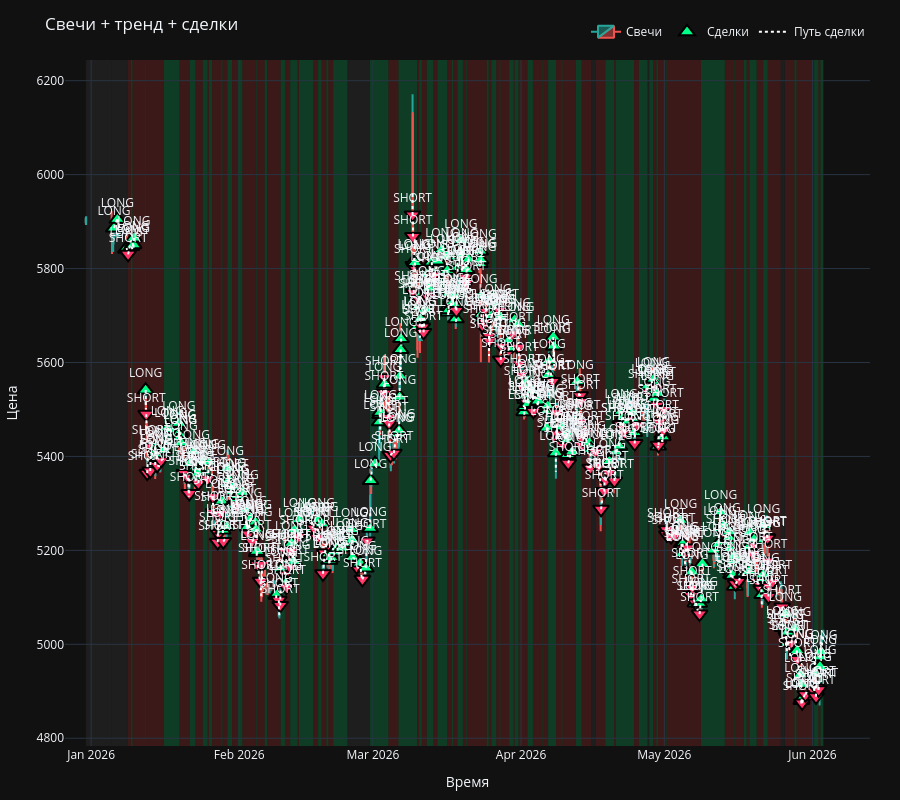

Source (notebook cell):
### Code cell
create_combined_trading_chart(df_sim_with_signals, 
                             trades_df_3, output_file = "ctc_lkoh_nn_1309.html")

### Figure 1 — Plotly figure (JSON) as saved in the notebook; plotly's stock layout.template omitted (floating-point values rounded to 4 significant figures; data arrays with more than 128 entries replaced by an {"elided": "..."} marker saying what was removed)
{"data": [{"close": {"elided": "2214 float values"}, "decreasing": {"line": {"color": "#EF5350"}}, "high": {"elided": "2214 float values"}, "increasing": {"line": {"color": "#26A69A"}}, "low": {"elided": "2214 float values"}, "name": "Свечи", "open": {"elided": "2214 float values"}, "type": "candlestick", "x": {"elided": "2214 str values"}}, {"hovertemplate": "%{text}<br>Время: %{x}<br>Цена: %{y}<extra></extra>", "marker": {"color": {"elided": "424 str values"}, "line": {"color": "black", "width": 2}, "size": 14, "symbol": {"elided": "424 str values"}}, "mode": "markers+text", "name": "Сделки", "text": {"elided": "424 str values"}, "textposition": "top center", "type": "scatter", "x": {"elided": "424 str values"}, "y": {"elided": "424 float values"}}, {"hoverinfo": "skip", "line": {"color": "white", "dash": "dot", "width": 2}, "mode": "lines", "name": "Путь сделки", "type": "scatter", "x": {"elided": "1272 str values"}, "y": {"elided": "1272 float values"}}], "layout": {"height": 800, "hovermode": "x unified", "legend": {"orientation": "h", "x": 1, "xanchor": "right", "y": 1.02, "yanchor": "bottom"}, "margin": {"b": 50, "l": 50, "r": 30, "t": 60}, "shapes": [{"fillcolor": "rgba(150, 150, 150, 0.10)", "layer": "below", "line": {"width": 0}, "opacity": 1, "type": "rect", "x0": "2025-12-30T21:00:00", "x1": "2025-12-30T22:00:00", "xref": "x", "y0": 0, "y1": 1, "yref": "y domain"}, {"fillcolor": "rgba(150, 150, 150, 0.10)", "layer": "below", "line": {"width": 0}, "opacity": 1, "type": "rect", "x0": "2025-12-30T22:00:00", "x1": "2025-12-30T23:00:00", "xref": "x", "y0": 0, "y1": 1, "yref": "y domain"}, {"fillcolor": "rgba(150, 150, 150, 0.10)", "layer": "below", "line": {"width": 0}, "opacity": 1, "type": "rect", "x0": "2025-12-30T23:00:00", "x1": "2026-01-05T06:00:00", "xref": "x", "y0": 0, "y1": 1, "yref": "y domain"}, {"fillcolor": "rgba(150, 150, 150, 0.10)", "layer": "below", "line": {"width": 0}, "opacity": 1, "type": "rect", "x0": "2026-01-05T06:00:00", "x1": "2026-01-08T16:00:00", "xref": "x", "y0": 0, "y1": 1, "yref": "y domain"}, {"fillcolor": "rgba(255, 60, 60, 0.18)", "layer": "below", "line": {"width": 0}, "opacity": 1, "type": "rect", "x0": "2026-01-08T16:00:00", "x1": "2026-01-09T08:00:00", "xref": "x", "y0": 0, "y1": 1, "yref": "y domain"}, {"fillcolor": "rgba(0, 255, 120, 0.18)", "layer": "below", "line": {"width": 0}, "opacity": 1, "type": "rect", "x0": "2026-01-09T08:00:00", "x1": "2026-01-09T16:00:00", "xref": "x", "y0": 0, "y1": 1, "yref": "y domain"}, {"fillcolor": "rgba(255, 60, 60, 0.18)", "layer": "below", "line": {"width": 0}, "opacity": 1, "type": "rect", "x0": "2026-01-09T16:00:00", "x1": "2026-01-12T09:00:00", "xref": "x", "y0": 0, "y1": 1, "yref": "y domain"}, {"fillcolor": "rgba(0, 255, 120, 0.18)", "layer": "below", "line": {"width": 0}, "opacity": 1, "type": "rect", "x0": "2026-01-12T09:00:00", "x1": "2026-01-12T12:00:00", "xref": "x", "y0": 0, "y1": 1, "yref": "y domain"}, {"fillcolor": "rgba(255, 60, 60, 0.18)", "layer": "below", "line": {"width": 0}, "opacity": 1, "type": "rect", "x0": "2026-01-12T12:00:00", "x1": "2026-01-16T06:00:00", "xref": "x", "y0": 0, "y1": 1, "yref": "y domain"}, {"fillcolor": "rgba(0, 255, 120, 0.18)", "layer": "below", "line": {"width": 0}, "opacity": 1, "type": "rect", "x0": "2026-01-16T06:00:00", "x1": "2026-01-19T12:00:00", "xref": "x", "y0": 0, "y1": 1, "yref": "y domain"}, {"fillcolor": "rgba(255, 60, 60, 0.18)", "layer": "below", "line": {"width": 0}, "opacity": 1, "type": "rect", "x0": "2026-01-19T12:00:00", "x1": "2026-01-21T16:00:00", "xref": "x", "y0": 0, "y1": 1, "yref": "y domain"}, {"fillcolor": "rgba(0, 255, 120, 0.18)", "layer": "below", "line": {"width": 0}, "opacity": 1, "type": "rect", "x0": "2026-01-21T16:00:00", "x1": "2026-01-22T20:00:00", "xref": "x", "y0": 0, "y1": 1, "yref": "y domain"}, {"fillcolor": "rgba(255, 60, 60, 0.18)", "layer": "below", "line": {"width": 0}, "opacity": 1, "type": "rect", "x0": "2026-01-22T20:00:00", "x1": "2026-01-24T09:00:00", "xref": "x", "y0": 0, "y1": 1, "yref": "y domain"}, {"fillcolor": "rgba(0, 255, 120, 0.18)", "layer": "below", "line": {"width": 0}, "opacity": 1, "type": "rect", "x0": "2026-01-24T09:00:00", "x1": "2026-01-25T09:00:00", "xref": "x", "y0": 0, "y1": 1, "yref": "y domain"}, {"fillcolor": "rgba(255, 60, 60, 0.18)", "layer": "below", "line": {"width": 0}, "opacity": 1, "type": "rect", "x0": "2026-01-25T09:00:00", "x1": "2026-01-25T16:00:00", "xref": "x", "y0": 0, "y1": 1, "yref": "y domain"}, {"fillcolor": "rgba(0, 255, 120, 0.18)", "layer": "below", "line": {"width": 0}, "opacity": 1, "type": "rect", "x0": "2026-01-25T16:00:00", "x1": "2026-01-26T08:00:00", "xref": "x", "y0": 0, "y1": 1, "yref": "y domain"}, {"fillcolor": "rgba(255, 60, 60, 0.18)", "layer": "below", "line": {"width": 0}, "opacity": 1, "type": "rect", "x0": "2026-01-26T08:00:00", "x1": "2026-01-28T06:00:00", "xref": "x", "y0": 0, "y1": 1, "yref": "y domain"}, {"fillcolor": "rgba(0, 255, 120, 0.18)", "layer": "below", "line": {"width": 0}, "opacity": 1, "type": "rect", "x0": "2026-01-28T06:00:00", "x1": "2026-01-28T12:00:00", "xref": "x", "y0": 0, "y1": 1, "yref": "y domain"}, {"fillcolor": "rgba(255, 60, 60, 0.18)", "layer": "below", "line": {"width": 0}, "opacity": 1, "type": "rect", "x0": "2026-01-28T12:00:00", "x1": "2026-01-29T12:00:00", "xref": "x", "y0": 0, "y1": 1, "yref": "y domain"}, {"fillcolor": "rgba(0, 255, 120, 0.18)", "layer": "below", "line": {"width": 0}, "opacity": 1, "type": "rect", "x0": "2026-01-29T12:00:00", "x1": "2026-01-30T12:00:00", "xref": "x", "y0": 0, "y1": 1, "yref": "y domain"}, {"fillcolor": "rgba(255, 60, 60, 0.18)", "layer": "below", "line": {"width": 0}, "opacity": 1, "type": "rect", "x0": "2026-01-30T12:00:00", "x1": "2026-01-31T16:00:00", "xref": "x", "y0": 0, "y1": 1, "yref": "y domain"}, {"fillcolor": "rgba(0, 255, 120, 0.18)", "layer": "below", "line": {"width": 0}, "opacity": 1, "type": "rect", "x0": "2026-01-31T16:00:00", "x1": "2026-02-01T16:00:00", "xref": "x", "y0": 0, "y1": 1, "yref": "y domain"}, {"fillcolor": "rgba(255, 60, 60, 0.18)", "layer": "below", "line": {"width": 0}, "opacity": 1, "type": "rect", "x0": "2026-02-01T16:00:00", "x1": "2026-02-02T06:00:00", "xref": "x", "y0": 0, "y1": 1, "yref": "y domain"}, {"fillcolor": "rgba(0, 255, 120, 0.18)", "layer": "below", "line": {"width": 0}, "opacity": 1, "type": "rect", "x0": "2026-02-02T06:00:00", "x1": "2026-02-02T08:00:00", "xref": "x", "y0": 0, "y1": 1, "yref": "y domain"}, {"fillcolor": "rgba(255, 60, 60, 0.18)", "layer": "below", "line": {"width": 0}, "opacity": 1, "type": "rect", "x0": "2026-02-02T08:00:00", "x1": "2026-02-04T12:00:00", "xref": "x", "y0": 0, "y1": 1, "yref": "y domain"}, {"fillcolor": "rgba(0, 255, 120, 0.18)", "layer": "below", "line": {"width": 0}, "opacity": 1, "type": "rect", "x0": "2026-02-04T12:00:00", "x1": "2026-02-04T16:00:00", "xref": "x", "y0": 0, "y1": 1, "yref": "y domain"}, {"fillcolor": "rgba(255, 60, 60, 0.18)", "layer": "below", "line": {"width": 0}, "opacity": 1, "type": "rect", "x0": "2026-02-04T16:00:00", "x1": "2026-02-06T08:00:00", "xref": "x", "y0": 0, "y1": 1, "yref": "y domain"}, {"fillcolor": "rgba(0, 255, 120, 0.18)", "layer": "below", "line": {"width": 0}, "opacity": 1, "type": "rect", "x0": "2026-02-06T08:00:00", "x1": "2026-02-06T20:00:00", "xref": "x", "y0": 0, "y1": 1, "yref": "y domain"}, {"fillcolor": "rgba(255, 60, 60, 0.18)", "layer": "below", "line": {"width": 0}, "opacity": 1, "type": "rect", "x0": "2026-02-06T20:00:00", "x1": "2026-02-09T16:00:00", "xref": "x", "y0": 0, "y1": 1, "yref": "y domain"}, {"fillcolor": "rgba(0, 255, 120, 0.18)", "layer": "below", "line": {"width": 0}, "opacity": 1, "type": "rect", "x0": "2026-02-09T16:00:00", "x1": "2026-02-10T16:00:00", "xref": "x", "y0": 0, "y1": 1, "yref": "y domain"}, {"fillcolor": "rgba(255, 60, 60, 0.18)", "layer": "below", "line": {"width": 0}, "opacity": 1, "type": "rect", "x0": "2026-02-10T16:00:00", "x1": "2026-02-11T16:00:00", "xref": "x", "y0": 0, "y1": 1, "yref": "y domain"}, {"fillcolor": "rgba(0, 255, 120, 0.18)", "layer": "below", "line": {"width": 0}, "opacity": 1, "type": "rect", "x0": "2026-02-11T16:00:00", "x1": "2026-02-13T06:00:00", "xref": "x", "y0": 0, "y1": 1, "yref": "y domain"}, {"fillcolor": "rgba(255, 60, 60, 0.18)", "layer": "below", "line": {"width": 0}, "opacity": 1, "type": "rect", "x0": "2026-02-13T06:00:00", "x1": "2026-02-13T12:00:00", "xref": "x", "y0": 0, "y1": 1, "yref": "y domain"}, {"fillcolor": "rgba(0, 255, 120, 0.18)", "layer": "below", "line": {"width": 0}, "opacity": 1, "type": "rect", "x0": "2026-02-13T12:00:00", "x1": "2026-02-16T12:00:00", "xref": "x", "y0": 0, "y1": 1, "yref": "y domain"}, {"fillcolor": "rgba(255, 60, 60, 0.18)", "layer": "below", "line": {"width": 0}, "opacity": 1, "type": "rect", "x0": "2026-02-16T12:00:00", "x1": "2026-02-17T12:00:00", "xref": "x", "y0": 0, "y1": 1, "yref": "y domain"}, {"fillcolor": "rgba(0, 255, 120, 0.18)", "layer": "below", "line": {"width": 0}, "opacity": 1, "type": "rect", "x0": "2026-02-17T12:00:00", "x1": "2026-02-18T06:00:00", "xref": "x", "y0": 0, "y1": 1, "yref": "y domain"}, {"fillcolor": "rgba(255, 60, 60, 0.18)", "layer": "below", "line": {"width": 0}, "opacity": 1, "type": "rect", "x0": "2026-02-18T06:00:00", "x1": "2026-02-19T06:00:00", "xref": "x", "y0": 0, "y1": 1, "yref": "y domain"}, {"fillcolor": "rgba(0, 255, 120, 0.18)", "layer": "below", "line": {"width": 0}, "opacity": 1, "type": "rect", "x0": "2026-02-19T06:00:00", "x1": "2026-02-19T16:00:00", "xref": "x", "y0": 0, "y1": 1, "yref": "y domain"}, {"fillcolor": "rgba(255, 60, 60, 0.18)", "layer": "below", "line": {"width": 0}, "opacity": 1, "type": "rect", "x0": "2026-02-19T16:00:00", "x1": "2026-02-20T16:00:00", "xref": "x", "y0": 0, "y1": 1, "yref": "y domain"}, {"fillcolor": "rgba(0, 255, 120, 0.18)", "layer": "below", "line": {"width": 0}, "opacity": 1, "type": "rect", "x0": "2026-02-20T16:00:00", "x1": "2026-02-23T16:00:00", "xref": "x", "y0": 0, "y1": 1, "yref": "y domain"}, {"fillcolor": "rgba(150, 150, 150, 0.10)", "layer": "below", "line": {"width": 0}, "opacity": 1, "type": "rect", "x0": "2026-02-23T16:00:00", "x1": "2026-02-28T09:00:00", "xref": "x", "y0": 0, "y1": 1, "yref": "y domain"}, {"fillcolor": "rgba(0, 255, 120, 0.18)", "layer": "below", "line": {"width": 0}, "opacity": 1, "type": "rect", "x0": "2026-02-28T09:00:00", "x1": "2026-03-04T06:00:00", "xref": "x", "y0": 0, "y1": 1, "yref": "y domain"}, {"fillcolor": "rgba(255, 60, 60, 0.18)", "layer": "below", "line": {"width": 0}, "opacity": 1, "type": "rect", "x0": "2026-03-04T06:00:00", "x1": "2026-03-06T08:00:00", "xref": "x", "y0": 0, "y1": 1, "yref": "y domain"}, {"fillcolor": "rgba(0, 255, 120, 0.18)", "layer": "below", "line": {"width": 0}, "opacity": 1, "type": "rect", "x0": "2026-03-06T08:00:00", "x1": "2026-03-10T06:00:00", "xref": "x", "y0": 0, "y1": 1, "yref": "y domain"}, {"fillcolor": "rgba(255, 60, 60, 0.18)", "layer": "below", "line": {"width": 0}, "opacity": 1, "type": "rect", "x0": "2026-03-10T06:00:00", "x1": "2026-03-10T16:00:00", "xref": "x", "y0": 0, "y1": 1, "yref": "y domain"}, {"fillcolor": "rgba(0, 255, 120, 0.18)", "layer": "below", "line": {"width": 0}, "opacity": 1, "type": "rect", "x0": "2026-03-10T16:00:00", "x1": "2026-03-11T06:00:00", "xref": "x", "y0": 0, "y1": 1, "yref": "y domain"}, {"fillcolor": "rgba(255, 60, 60, 0.18)", "layer": "below", "line": {"width": 0}, "opacity": 1, "type": "rect", "x0": "2026-03-11T06:00:00", "x1": "2026-03-12T06:00:00", "xref": "x", "y0": 0, "y1": 1, "yref": "y domain"}, {"fillcolor": "rgba(0, 255, 120, 0.18)", "layer": "below", "line": {"width": 0}, "opacity": 1, "type": "rect", "x0": "2026-03-12T06:00:00", "x1": "2026-03-13T16:00:00", "xref": "x", "y0": 0, "y1": 1, "yref": "y domain"}, {"fillcolor": "rgba(255, 60, 60, 0.18)", "layer": "below", "line": {"width": 0}, "opacity": 1, "type": "rect", "x0": "2026-03-13T16:00:00", "x1": "2026-03-14T12:00:00", "xref": "x", "y0": 0, "y1": 1, "yref": "y domain"}, {"fillcolor": "rgba(0, 255, 120, 0.18)", "layer": "below", "line": {"width": 0}, "opacity": 1, "type": "rect", "x0": "2026-03-14T12:00:00", "x1": "2026-03-16T12:00:00", "xref": "x", "y0": 0, "y1": 1, "yref": "y domain"}, {"fillcolor": "rgba(255, 60, 60, 0.18)", "layer": "below", "line": {"width": 0}, "opacity": 1, "type": "rect", "x0": "2026-03-16T12:00:00", "x1": "2026-03-17T12:00:00", "xref": "x", "y0": 0, "y1": 1, "yref": "y domain"}, {"fillcolor": "rgba(0, 255, 120, 0.18)", "layer": "below", "line": {"width": 0}, "opacity": 1, "type": "rect", "x0": "2026-03-17T12:00:00", "x1": "2026-03-17T20:00:00", "xref": "x", "y0": 0, "y1": 1, "yref": "y domain"}, {"fillcolor": "rgba(255, 60, 60, 0.18)", "layer": "below", "line": {"width": 0}, "opacity": 1, "type": "rect", "x0": "2026-03-17T20:00:00", "x1": "2026-03-18T16:00:00", "xref": "x", "y0": 0, "y1": 1, "yref": "y domain"}, {"fillcolor": "rgba(0, 255, 120, 0.18)", "layer": "below", "line": {"width": 0}, "opacity": 1, "type": "rect", "x0": "2026-03-18T16:00:00", "x1": "2026-03-19T20:00:00", "xref": "x", "y0": 0, "y1": 1, "yref": "y domain"}, {"fillcolor": "rgba(255, 60, 60, 0.18)", "layer": "below", "line": {"width": 0}, "opacity": 1, "type": "rect", "x0": "2026-03-19T20:00:00", "x1": "2026-03-20T12:00:00", "xref": "x", "y0": 0, "y1": 1, "yref": "y domain"}, {"fillcolor": "rgba(0, 255, 120, 0.18)", "layer": "below", "line": {"width": 0}, "opacity": 1, "type": "rect", "x0": "2026-03-20T12:00:00", "x1": "2026-03-20T16:00:00", "xref": "x", "y0": 0, "y1": 1, "yref": "y domain"}, {"fillcolor": "rgba(255, 60, 60, 0.18)", "layer": "below", "line": {"width": 0}, "opacity": 1, "type": "rect", "x0": "2026-03-20T16:00:00", "x1": "2026-03-24T20:00:00", "xref": "x", "y0": 0, "y1": 1, "yref": "y domain"}, {"fillcolor": "rgba(0, 255, 120, 0.18)", "layer": "below", "line": {"width": 0}, "opacity": 1, "type": "rect", "x0": "2026-03-24T20:00:00", "x1": "2026-03-25T06:00:00", "xref": "x", "y0": 0, "y1": 1, "yref": "y domain"}, {"fillcolor": "rgba(255, 60, 60, 0.18)", "layer": "below", "line": {"width": 0}, "opacity": 1, "type": "rect", "x0": "2026-03-25T06:00:00", "x1": "2026-03-25T20:00:00", "xref": "x", "y0": 0, "y1": 1, "yref": "y domain"}, {"fillcolor": "rgba(0, 255, 120, 0.18)", "layer": "below", "line": {"width": 0}, "opacity": 1, "type": "rect", "x0": "2026-03-25T20:00:00", "x1": "2026-03-26T20:00:00", "xref": "x", "y0": 0, "y1": 1, "yref": "y domain"}, {"fillcolor": "rgba(255, 60, 60, 0.18)", "layer": "below", "line": {"width": 0}, "opacity": 1, "type": "rect", "x0": "2026-03-26T20:00:00", "x1": "2026-03-27T12:00:00", "xref": "x", "y0": 0, "y1": 1, "yref": "y domain"}, {"fillcolor": "rgba(0, 255, 120, 0.18)", "layer": "below", "line": {"width": 0}, "opacity": 1, "type": "rect", "x0": "2026-03-27T12:00:00", "x1": "2026-03-27T16:00:00", "xref": "x", "y0": 0, "y1": 1, "yref": "y domain"}, {"fillcolor": "rgba(255, 60, 60, 0.18)", "layer": "below", "line": {"width": 0}, "opacity": 1, "type": "rect", "x0": "2026-03-27T16:00:00", "x1": "2026-03-29T12:00:00", "xref": "x", "y0": 0, "y1": 1, "yref": "y domain"}, {"fillcolor": "rgba(0, 255, 120, 0.18)", "layer": "below", "line": {"width": 0}, "opacity": 1, "type": "rect", "x0": "2026-03-29T12:00:00", "x1": "2026-03-30T12:00:00", "xref": "x", "y0": 0, "y1": 1, "yref": "y domain"}, {"fillcolor": "rgba(255, 60, 60, 0.18)", "layer": "below", "line": {"width": 0}, "opacity": 1, "type": "rect", "x0": "2026-03-30T12:00:00", "x1": "2026-03-30T16:00:00", "xref": "x", "y0": 0, "y1": 1, "yref": "y domain"}, {"fillcolor": "rgba(0, 255, 120, 0.18)", "layer": "below", "line": {"width": 0}, "opacity": 1, "type": "rect", "x0": "2026-03-30T16:00:00", "x1": "2026-03-31T12:00:00", "xref": "x", "y0": 0, "y1": 1, "yref": "y domain"}, {"fillcolor": "rgba(255, 60, 60, 0.18)", "layer": "below", "line": {"width": 0}, "opacity": 1, "type": "rect", "x0": "2026-03-31T12:00:00", "x1": "2026-04-02T08:00:00", "xref": "x", "y0": 0, "y1": 1, "yref": "y domain"}, {"fillcolor": "rgba(0, 255, 120, 0.18)", "layer": "below", "line": {"width": 0}, "opacity": 1, "type": "rect", "x0": "2026-04-02T08:00:00", "x1": "2026-04-03T12:00:00", "xref": "x", "y0": 0, "y1": 1, "yref": "y domain"}, {"fillcolor": "rgba(255, 60, 60, 0.18)", "layer": "below", "line": {"width": 0}, "opacity": 1, "type": "rect", "x0": "2026-04-03T12:00:00", "x1": "2026-04-05T09:00:00", "xref": "x", "y0": 0, "y1": 1, "yref": "y domain"}, {"fillcolor": "rgba(0, 255, 120, 0.18)", "layer": "below", "line": {"width": 0}, "opacity": 1, "type": "rect", "x0": "2026-04-05T09:00:00", "x1": "2026-04-05T12:00:00", "xref": "x", "y0": 0, "y1": 1, "yref": "y domain"}, {"fillcolor": "rgba(255, 60, 60, 0.18)", "layer": "below", "line": {"width": 0}, "opacity": 1, "type": "rect", "x0": "2026-04-05T12:00:00", "x1": "2026-04-06T16:00:00", "xref": "x", "y0": 0, "y1": 1, "yref": "y domain"}, {"fillcolor": "rgba(0, 255, 120, 0.18)", "layer": "below", "line": {"width": 0}, "opacity": 1, "type": "rect", "x0": "2026-04-06T16:00:00", "x1": "2026-04-08T08:00:00", "xref": "x", "y0": 0, "y1": 1, "yref": "y domain"}, {"fillcolor": "rgba(255, 60, 60, 0.18)", "layer": "below", "line": {"width": 0}, "opacity": 1, "type": "rect", "x0": "2026-04-08T08:00:00", "x1": "2026-04-09T12:00:00", "xref": "x", "y0": 0, "y1": 1, "yref": "y domain"}, {"fillcolor": "rgba(0, 255, 120, 0.18)", "layer": "below", "line": {"width": 0}, "opacity": 1, "type": "rect", "x0": "2026-04-09T12:00:00", "x1": "2026-04-09T16:00:00", "xref": "x", "y0": 0, "y1": 1, "yref": "y domain"}, {"fillcolor": "rgba(255, 60, 60, 0.18)", "layer": "below", "line": {"width": 0}, "opacity": 1, "type": "rect", "x0": "2026-04-09T16:00:00", "x1": "2026-04-12T12:00:00", "xref": "x", "y0": 0, "y1": 1, "yref": "y domain"}, {"fillcolor": "rgba(0, 255, 120, 0.18)", "layer": "below", "line": {"width": 0}, "opacity": 1, "type": "rect", "x0": "2026-04-12T12:00:00", "x1": "2026-04-13T16:00:00", "xref": "x", "y0": 0, "y1": 1, "yref": "y domain"}, {"fillcolor": "rgba(255, 60, 60, 0.18)", "layer": "below", "line": {"width": 0}, "opacity": 1, "type": "rect", "x0": "2026-04-13T16:00:00", "x1": "2026-04-15T16:00:00", "xref": "x", "y0": 0, "y1": 1, "yref": "y domain"}, {"fillcolor": "rgba(150, 150, 150, 0.10)", "layer": "below", "line": {"width": 0}, "opacity": 1, "type": "rect", "x0": "2026-04-15T16:00:00", "x1": "2026-04-16T16:00:00", "xref": "x", "y0": 0, "y1": 1, "yref": "y domain"}, {"fillcolor": "rgba(255, 60, 60, 0.18)", "layer": "below", "line": {"width": 0}, "opacity": 1, "type": "rect", "x0": "2026-04-16T16:00:00", "x1": "2026-04-18T16:00:00", "xref": "x", "y0": 0, "y1": 1, "yref": "y domain"}, {"fillcolor": "rgba(0, 255, 120, 0.18)", "layer": "below", "line": {"width": 0}, "opacity": 1, "type": "rect", "x0": "2026-04-18T16:00:00", "x1": "2026-04-20T12:00:00", "xref": "x", "y0": 0, "y1": 1, "yref": "y domain"}, {"fillcolor": "rgba(255, 60, 60, 0.18)", "layer": "below", "line": {"width": 0}, "opacity": 1, "type": "rect", "x0": "2026-04-20T12:00:00", "x1": "2026-04-20T20:00:00", "xref": "x", "y0": 0, "y1": 1, "yref": "y domain"}, {"fillcolor": "rgba(0, 255, 120, 0.18)", "layer": "below", "line": {"width": 0}, "opacity": 1, "type": "rect", "x0": "2026-04-20T20:00:00", "x1": "2026-04-24T16:00:00", "xref": "x", "y0": 0, "y1": 1, "yref": "y domain"}, {"fillcolor": "rgba(255, 60, 60, 0.18)", "layer": "below", "line": {"width": 0}, "opacity": 1, "type": "rect", "x0": "2026-04-24T16:00:00", "x1": "2026-04-25T16:00:00", "xref": "x", "y0": 0, "y1": 1, "yref": "y domain"}, {"fillcolor": "rgba(0, 255, 120, 0.18)", "layer": "below", "line": {"width": 0}, "opacity": 1, "type": "rect", "x0": "2026-04-25T16:00:00", "x1": "2026-04-27T12:00:00", "xref": "x", "y0": 0, "y1": 1, "yref": "y domain"}, {"fillcolor": "rgba(150, 150, 150, 0.10)", "layer": "below", "line": {"width": 0}, "opacity": 1, "type": "rect", "x0": "2026-04-27T12:00:00", "x1": "2026-04-27T20:00:00", "xref": "x", "y0": 0, "y1": 1, "yref": "y domain"}, {"fillcolor": "rgba(0, 255, 120, 0.18)", "layer": "below", "line": {"width": 0}, "opacity": 1, "type": "rect", "x0": "2026-04-27T20:00:00", "x1": "2026-04-28T16:00:00", "xref": "x", "y0": 0, "y1": 1, "yref": "y domain"}, {"fillcolor": "rgba(255, 60, 60, 0.18)", "layer": "below", "line": {"width": 0}, "opacity": 1, "type": "rect", "x0": "2026-04-28T16:00:00", "x1": "2026-04-29T08:00:00", "xref": "x", "y0": 0, "y1": 1, "yref": "y domain"}, {"fillcolor": "rgba(0, 255, 120, 0.18)", "layer": "below", "line": {"width": 0}, "opacity": 1, "type": "rect", "x0": "2026-04-29T08:00:00", "x1": "2026-04-29T16:00:00", "xref": "x", "y0": 0, "y1": 1, "yref": "y domain"}, {"fillcolor": "rgba(255, 60, 60, 0.18)", "layer": "below", "line": {"width": 0}, "opacity": 1, "type": "rect", "x0": "2026-04-29T16:00:00", "x1": "2026-05-01T09:00:00", "xref": "x", "y0": 0, "y1": 1, "yref": "y domain"}, {"fillcolor": "rgba(0, 255, 120, 0.18)", "layer": "below", "line": {"width": 0}, "opacity": 1, "type": "rect", "x0": "2026-05-01T09:00:00", "x1": "2026-05-01T12:00:00", "xref": "x", "y0": 0, "y1": 1, "yref": "y domain"}, {"fillcolor": "rgba(255, 60, 60, 0.18)", "layer": "below", "line": {"width": 0}, "opacity": 1, "type": "rect", "x0": "2026-05-01T12:00:00", "x1": "2026-05-08T16:00:00", "xref": "x", "y0": 0, "y1": 1, "yref": "y domain"}, {"fillcolor": "rgba(0, 255, 120, 0.18)", "layer": "below", "line": {"width": 0}, "opacity": 1, "type": "rect", "x0": "2026-05-08T16:00:00", "x1": "2026-05-13T16:00:00", "xref": "x", "y0": 0, "y1": 1, "yref": "y domain"}, {"fillcolor": "rgba(255, 60, 60, 0.18)", "layer": "below", "line": {"width": 0}, "opacity": 1, "type": "rect", "x0": "2026-05-13T16:00:00", "x1": "2026-05-15T16:00:00", "xref": "x", "y0": 0, "y1": 1, "yref": "y domain"}, {"fillcolor": "rgba(0, 255, 120, 0.18)", "layer": "below", "line": {"width": 0}, "opacity": 1, "type": "rect", "x0": "2026-05-15T16:00:00", "x1": "2026-05-15T20:00:00", "xref": "x", "y0": 0, "y1": 1, "yref": "y domain"}, {"fillcolor": "rgba(255, 60, 60, 0.18)", "layer": "below", "line": {"width": 0}, "opacity": 1, "type": "rect", "x0": "2026-05-15T20:00:00", "x1": "2026-05-17T16:00:00", "xref": "x", "y0": 0, "y1": 1, "yref": "y domain"}, {"fillcolor": "rgba(0, 255, 120, 0.18)", "layer": "below", "line": {"width": 0}, "opacity": 1, "type": "rect", "x0": "2026-05-17T16:00:00", "x1": "2026-05-18T06:00:00", "xref": "x", "y0": 0, "y1": 1, "yref": "y domain"}, {"fillcolor": "rgba(255, 60, 60, 0.18)", "layer": "below", "line": {"width": 0}, "opacity": 1, "type": "rect", "x0": "2026-05-18T06:00:00", "x1": "2026-05-18T20:00:00", "xref": "x", "y0": 0, "y1": 1, "yref": "y domain"}, {"fillcolor": "rgba(0, 255, 120, 0.18)", "layer": "below", "line": {"width": 0}, "opacity": 1, "type": "rect", "x0": "2026-05-18T20:00:00", "x1": "2026-05-20T08:00:00", "xref": "x", "y0": 0, "y1": 1, "yref": "y domain"}, {"fillcolor": "rgba(255, 60, 60, 0.18)", "layer": "below", "line": {"width": 0}, "opacity": 1, "type": "rect", "x0": "2026-05-20T08:00:00", "x1": "2026-05-21T16:00:00", "xref": "x", "y0": 0, "y1": 1, "yref": "y domain"}, {"fillcolor": "rgba(0, 255, 120, 0.18)", "layer": "below", "line": {"width": 0}, "opacity": 1, "type": "rect", "x0": "2026-05-21T16:00:00", "x1": "2026-05-22T16:00:00", "xref": "x", "y0": 0, "y1": 1, "yref": "y domain"}, {"fillcolor": "rgba(255, 60, 60, 0.18)", "layer": "below", "line": {"width": 0}, "opacity": 1, "type": "rect", "x0": "2026-05-22T16:00:00", "x1": "2026-05-25T08:00:00", "xref": "x", "y0": 0, "y1": 1, "yref": "y domain"}, {"fillcolor": "rgba(150, 150, 150, 0.10)", "layer": "below", "line": {"width": 0}, "opacity": 1, "type": "rect", "x0": "2026-05-25T08:00:00", "x1": "2026-05-26T06:00:00", "xref": "x", "y0": 0, "y1": 1, "yref": "y domain"}, {"fillcolor": "rgba(255, 60, 60, 0.18)", "layer": "below", "line": {"width": 0}, "opacity": 1, "type": "rect", "x0": "2026-05-26T06:00:00", "x1": "2026-05-28T06:00:00", "xref": "x", "y0": 0, "y1": 1, "yref": "y domain"}, {"fillcolor": "rgba(0, 255, 120, 0.18)", "layer": "below", "line": {"width": 0}, "opacity": 1, "type": "rect", "x0": "2026-05-28T06:00:00", "x1": "2026-05-28T16:00:00", "xref": "x", "y0": 0, "y1": 1, "yref": "y domain"}, {"fillcolor": "rgba(255, 60, 60, 0.18)", "layer": "below", "line": {"width": 0}, "opacity": 1, "type": "rect", "x0": "2026-05-28T16:00:00", "x1": "2026-06-01T08:00:00", "xref": "x", "y0": 0, "y1": 1, "yref": "y domain"}, {"fillcolor": "rgba(0, 255, 120, 0.18)", "layer": "below", "line": {"width": 0}, "opacity": 1, "type": "rect", "x0": "2026-06-01T08:00:00", "x1": "2026-06-02T06:00:00", "xref": "x", "y0": 0, "y1": 1, "yref": "y domain"}, {"fillcolor": "rgba(255, 60, 60, 0.18)", "layer": "below", "line": {"width": 0}, "opacity": 1, "type": "rect", "x0": "2026-06-02T06:00:00", "x1": "2026-06-02T16:00:00", "xref": "x", "y0": 0, "y1": 1, "yref": "y domain"}, {"fillcolor": "rgba(0, 255, 120, 0.18)", "layer": "below", "line": {"width": 0}, "opacity": 1, "type": "rect", "x0": "2026-06-02T16:00:00", "x1": "2026-06-03T07:00:00", "xref": "x", "y0": 0, "y1": 1, "yref": "y domain"}], "showlegend": true, "title": {"text": "Свечи + тренд + сделки"}, "xaxis": {"anchor": "y", "autorange": true, "domain": [0, 1], "rangeslider": {"visible": false}, "title": {"text": "Время"}}, "yaxis": {"anchor": "x", "automargin": true, "autorange": true, "domain": [0, 1], "rangemode": "normal", "title": {"text": "Цена"}}}}
